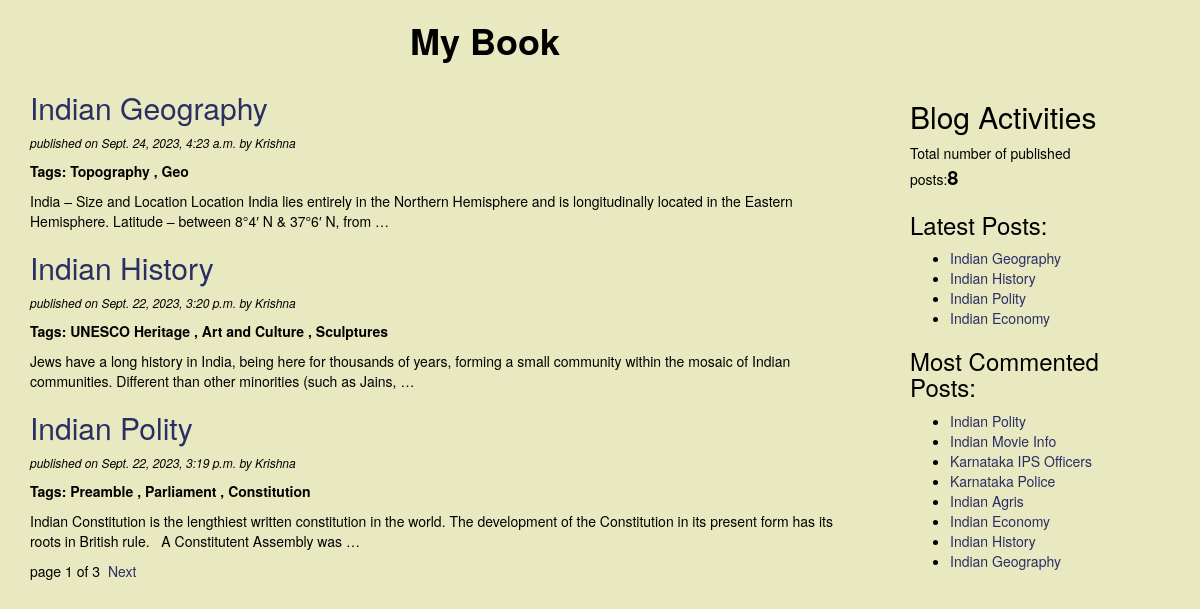
The page / on the database its author committed.
### blog/models.py (models this page shows, shortened)
class Post(models.Model):
    STATUS_CHOICES=(('draft','Draft'),('published','Published'))
    title=models.CharField(max_length=256)
    slug=models.SlugField(max_length=264,unique_for_date='publish')
    author=models.ForeignKey(User,related_name='blog_posts',on_delete=models.DO_NOTHING)
    body=models.TextField()
    publish=models.DateTimeField(default=timezone.now)
    created=models.DateTimeField(auto_now_add=True)
    updated=models.DateTimeField(auto_now=True)
    status=models.CharField(max_length=10,choices=STATUS_CHOICES,default='draft')
    objects=CustomManager()  #this says, dont open default manager , open custom manager
    tags=TaggableManager()
    class Meta:
        ordering=('-publish',)   # latest posts must be on top. This is single value tuple hence needs ','
    def get_absolute_url(self): #this method tells Django how to calculate canonical URL
        return reverse('post_detail',args=[self.publish.year,self.publish.strftime('%m'),self.publish.strftime('%d'),self.slug])

### blog/views.py (the view)
# urls.py: path('', views.post_list_view),
def post_list_view(request,tag_slug=None):
    post_list=Post.objects.all() # get all posts
    tag=None
    if tag_slug:
        tag=get_object_or_404(Tag,slug=tag_slug)  #Tag is model name inside taggit module (it is inbuilt module)
        post_list=post_list.filter(tags__in=[tag])
    paginator=Paginator(post_list,3) # 3 posts per page
    page_number=request.GET.get('page') # current page
    try:
        post_list=paginator.page(page_number) #provide list of posts based on page number
    except PageNotAnInteger:  #when we are not sending page num along with request.
        post_list=paginator.page(1) #in this case it displays first page
    except EmptyPage:
        post_list=paginator.page(paginator.num_pages)
    return render(request,'blog/post_list.html',{'post_list':post_list,'tag':tag})  # value of dict is object

### blog/models.py (called while the page is built)
    def get_queryset(self):
        return super().get_queryset().filter(status='published')

### blog/templatetags/blog_tags.py (called while the page is built)
@register.simple_tag      #registering function as template tag. Simple tag returns value.
def total_posts():
    return Post.objects.count()    #'Post' is model

@register.inclusion_tag('blog/latest_posts123.html')  #Response of inclusion template tag is included in latest_posts123.html
def show_latest_posts(count=4):
    latest_posts=Post.objects.order_by('-publish')[:count]   #new to old posts and only top 3
    return {'latest_posts':latest_posts}

@register.simple_tag
def get_most_commented_posts():
    return Post.objects.annotate(total_comments=Count('comments')).order_by('-total_comments')

### templates/blog/post_list.html (shortened to what this page needs)
<!DOCTYPE html>
{% extends 'blog/base.html' %}
{% block content %}
    <h1><strong>My Book</strong></h1>
    {% for post in post_list %}
        <a href="{{post.get_absolute_url}}"><h2>{{post.title}}</h2></a>
        <p id="date">published on {{post.publish}} by {{post.author|title}}</P>
        <p id="tg"><strong>Tags:
            {% for tag in post.tags.all %}
                <a href="{%url 'post_list_by_tag_name' tag.slug %}">{{tag.name}}</a>
            {%if not forloop.last %},{% endif %}
            {% endfor %}
        </strong></p>
        {{post.body|truncatewords:30|linebreaks}}
    {% endfor %}
    {% include 'blog/pagination.html' with page=post_list %}
{% endblock %}

### templates/blog/base.html (shortened to what this page needs)
<!DOCTYPE html>
{% load blog_tags %}
{% load static %}
<html lang="en">
<head>
    <link rel="stylesheet" href="https://cdn.jsdelivr.net/npm/bootstrap@3.3.7/dist/css/bootstrap.min.css">
    <link rel="stylesheet" href="{%static 'css/blog.css' %}">
</head>
<body>
    <div class="content">
        {% block content %} {%endblock %}
    </div>
    <div class="sidebar">
        <h2>Blog Activities</h2>
        <p>Total number of published posts:<span id="pc">{% total_posts %}</span></p>
        <h3>Latest Posts:</h3>{% show_latest_posts %}
        <h3>Most Commented Posts:</h3>
        {% get_most_commented_posts as most_commented_posts %}
        <ul>
            {% for post in most_commented_posts %}
            <li><a href="{{post.get_absolute_url}}">{{post.title}}</a></li>
            {% endfor %}
        </ul>
    </div>
</body>
</html>

### templates/blog/pagination.html (shortened to what this page needs)
<div class="paginator">
  <span>page {{page.number}} of {{page.paginator.num_pages}}</span>&nbsp
  {% if page.has_next %}
  <a href="?page={{page.next_page_number}}">Next</a>
  {% endif %}
</div>

### templates/blog/latest_posts123.html
<ul>
  {% for post in latest_posts %}
    <li><a href="{{post.get_absolute_url}}">{{post.title}}</a></li>
  {% endfor %}
</ul>

### static/css/blog.css (style rules this page uses)
.content { width:70%; float:left; padding:0 0 0 30px; color:black; }
.sidebar { width:30%; float:right; padding:10px 80px 0px 70px; color:black; margin-top:70px; }
h1 { text-align:center; padding-bottom:10px; padding-left:100px; }
body { background:#e8e8c1; }
#date { color=white; font-size:12px; font-style:italic; }
a { color:#292e63; }
#tg a { color:black; }
#pc { font-size:20px; color:black; font-weight:bold; }

### rows shown on the page
Post: title "Indian Geography", publish "Sept. 24, 2023, 4:23 a.m.", author "Krishna", body "India – Size and Location Location India lies entirely in the Northern Hemisphere and is longitudinally located in the Eastern Hemisphere. Latitude – between 8°4′ N & 37°6′ N, from …"
Tag: name "Topography"
Tag: name "Geo"
Post: title "Indian History", publish "Sept. 22, 2023, 3:20 p.m.", author "Krishna", body "Jews have a long history in India, being here for thousands of years, forming a small community within the mosaic of Indian communities. Different than other minorities (such as Jains, …"
Tag: name "UNESCO Heritage"
Tag: name "Art and Culture"
Tag: name "Sculptures"
Post: title "Indian Polity", publish "Sept. 22, 2023, 3:19 p.m.", author "Krishna", body "Indian Constitution is the lengthiest written constitution in the world. The development of the Constitution in its present form has its roots in British rule.  A Constitutent Assembly was …"
Tag: name "Preamble"
Tag: name "Parliament"
Tag: name "Constitution"
Post: title "Indian Economy"
Post: title "Indian Movie Info"
Post: title "Karnataka IPS Officers"
Post: title "Karnataka Police"
Post: title "Indian Agris"

### other values the page prints
{{ page.number }} "1"
{{ page.paginator.num_pages }} "3"
